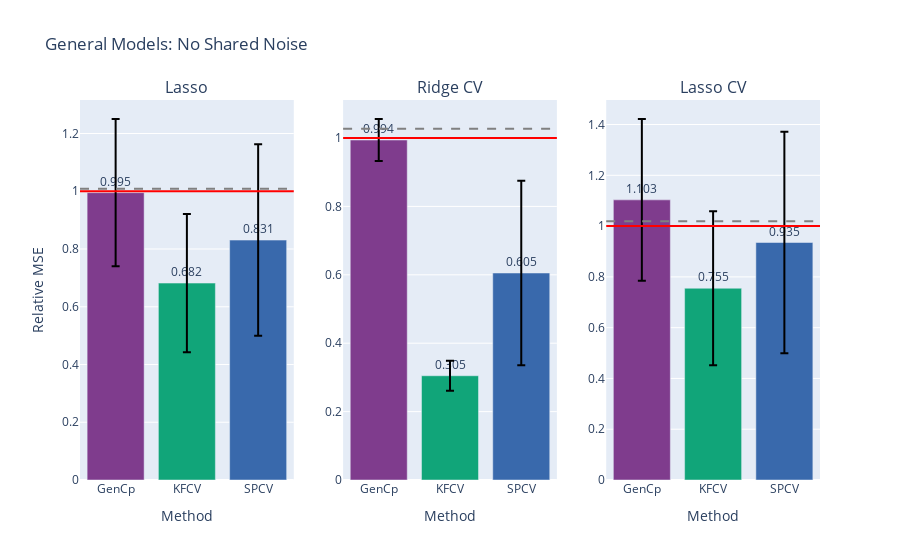

The cell this chart's notebook holds for it:
### Code cell
fig = gen_model_barplots(
    model_errs, 
    model_names, 
    est_names, 
    title="General Models: NSN", 
    has_elev_err=True,
    # err_bars=True,
    fig_name="gen_ind",
)
fig.show()

### Figure 1 — Plotly figure (JSON) as saved in the notebook; plotly's stock layout.template omitted (floating-point values rounded to 4 significant figures)
{"data": [{"error_y": {"array": [0.2551, 0.2393, 0.3315], "color": "black", "type": "data"}, "marker": {"color": ["rgb(127, 60, 141)", "rgb(17, 165, 121)", "rgb(57, 105, 172)", "rgb(242, 183, 1)", "rgb(231, 63, 116)", "rgb(128, 186, 90)", "rgb(230, 131, 16)", "rgb(0, 134, 149)", "rgb(207, 28, 144)", "rgb(249, 123, 114)", "rgb(165, 170, 153)"]}, "text": [0.995, 0.682, 0.831], "textposition": "outside", "type": "bar", "x": ["GenCp", "KFCV", "SPCV"], "xaxis": "x", "y": [0.9951, 0.6819, 0.8309], "yaxis": "y"}, {"error_y": {"array": [0.06142, 0.04408, 0.2698], "color": "black", "type": "data"}, "marker": {"color": ["rgb(127, 60, 141)", "rgb(17, 165, 121)", "rgb(57, 105, 172)", "rgb(242, 183, 1)", "rgb(231, 63, 116)", "rgb(128, 186, 90)", "rgb(230, 131, 16)", "rgb(0, 134, 149)", "rgb(207, 28, 144)", "rgb(249, 123, 114)", "rgb(165, 170, 153)"]}, "text": [0.994, 0.305, 0.605], "textposition": "outside", "type": "bar", "x": ["GenCp", "KFCV", "SPCV"], "xaxis": "x2", "y": [0.9942, 0.3048, 0.6053], "yaxis": "y2"}, {"error_y": {"array": [0.3185, 0.3034, 0.4361], "color": "black", "type": "data"}, "marker": {"color": ["rgb(127, 60, 141)", "rgb(17, 165, 121)", "rgb(57, 105, 172)", "rgb(242, 183, 1)", "rgb(231, 63, 116)", "rgb(128, 186, 90)", "rgb(230, 131, 16)", "rgb(0, 134, 149)", "rgb(207, 28, 144)", "rgb(249, 123, 114)", "rgb(165, 170, 153)"]}, "text": [1.103, 0.755, 0.935], "textposition": "outside", "type": "bar", "x": ["GenCp", "KFCV", "SPCV"], "xaxis": "x3", "y": [1.103, 0.7552, 0.9354], "yaxis": "y3"}], "layout": {"annotations": [{"font": {"size": 16}, "showarrow": false, "text": "Lasso", "x": 0.1444, "xanchor": "center", "xref": "paper", "y": 1, "yanchor": "bottom", "yref": "paper"}, {"font": {"size": 16}, "showarrow": false, "text": "Ridge CV", "x": 0.5, "xanchor": "center", "xref": "paper", "y": 1, "yanchor": "bottom", "yref": "paper"}, {"font": {"size": 16}, "showarrow": false, "text": "Lasso CV", "x": 0.8556, "xanchor": "center", "xref": "paper", "y": 1, "yanchor": "bottom", "yref": "paper"}], "shapes": [{"line": {"color": "red"}, "type": "line", "x0": 0, "x1": 1, "xref": "x domain", "y0": 1, "y1": 1, "yref": "y"}, {"line": {"color": "grey", "dash": "dash"}, "type": "line", "x0": 0, "x1": 1, "xref": "x domain", "y0": 1.009, "y1": 1.009, "yref": "y"}, {"line": {"color": "red"}, "type": "line", "x0": 0, "x1": 1, "xref": "x2 domain", "y0": 1, "y1": 1, "yref": "y2"}, {"line": {"color": "grey", "dash": "dash"}, "type": "line", "x0": 0, "x1": 1, "xref": "x2 domain", "y0": 1.027, "y1": 1.027, "yref": "y2"}, {"line": {"color": "red"}, "type": "line", "x0": 0, "x1": 1, "xref": "x3 domain", "y0": 1, "y1": 1, "yref": "y3"}, {"line": {"color": "grey", "dash": "dash"}, "type": "line", "x0": 0, "x1": 1, "xref": "x3 domain", "y0": 1.019, "y1": 1.019, "yref": "y3"}], "showlegend": false, "title": {"text": "General Models: No Shared Noise"}, "xaxis": {"anchor": "y", "domain": [0, 0.2889], "title": {"text": "Method"}}, "xaxis2": {"anchor": "y2", "domain": [0.3556, 0.6444], "title": {"text": "Method"}}, "xaxis3": {"anchor": "y3", "domain": [0.7111, 1], "title": {"text": "Method"}}, "yaxis": {"anchor": "x", "domain": [0, 1], "title": {"text": "Relative MSE"}}, "yaxis2": {"anchor": "x2", "domain": [0, 1]}, "yaxis3": {"anchor": "x3", "domain": [0, 1]}}}
